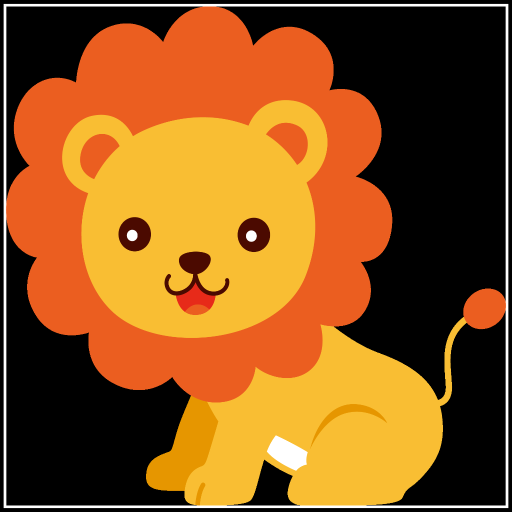
#> input picture assignment31/inputs/input_3_lion.png, 1024 x 1024 px, found by its file name (shown at 1/2 size)
$ python 3.py   (older library calls are emulated)
#> lines starting #> are read from the running program, lines starting #| are printed output that depends on the picture; pictures that were not available may be replaced by others from this repository, and a replacement may not be noted

import cv2
import numpy as np

img_lion = cv2.imread ("inputs\input_3_lion.png" , cv2.IMREAD_GRAYSCALE)
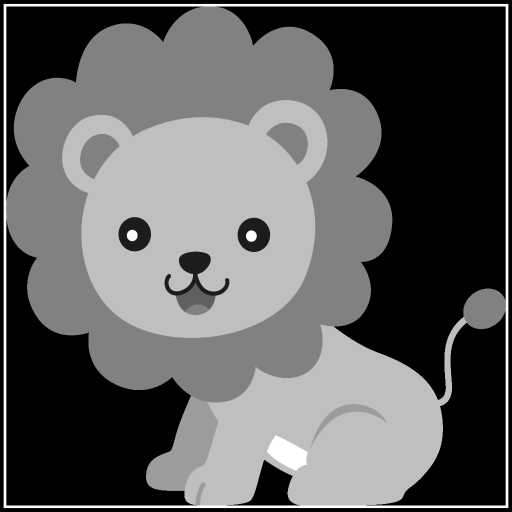
#> img_lion: shape (1024, 1024) (shown at 1/2 size); min 0, max 255, mean 95.6
img_spider = cv2.imread ("inputs\input_3_spider.webp", cv2.IMREAD_GRAYSCALE)
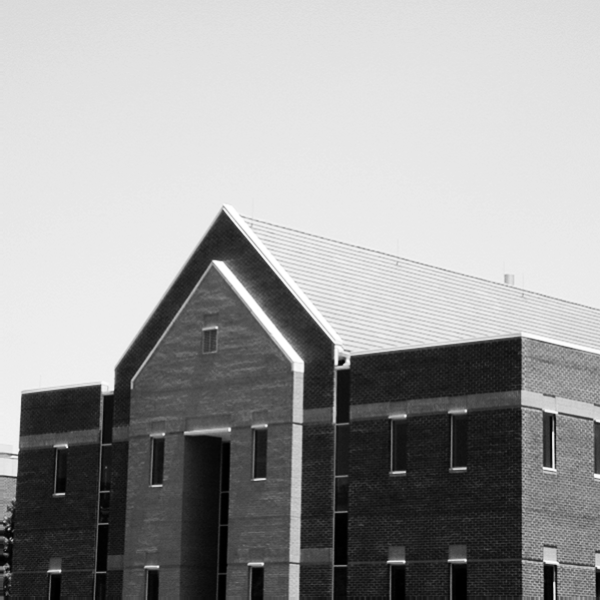
#> input picture assignment31/inputs/input_4.png, 600 x 600 px, given in place of input_3_spider.webp, which was not available
#> img_spider is the input picture: shape (600, 600); min 0, max 255, mean 155.8

l_rows , l_cols = img_lion.shape
#> l_rows = 1024; l_cols = 1024
s_rows , s_cols = img_spider.shape
#> s_rows = 600; s_cols = 600

result_lion = np.zeros ((l_rows , l_cols) , dtype = np.uint8)
result_spider = np.zeros ((s_rows , s_cols) , dtype = np.uint8)

#lion edge detection ==> Sobel Operator
filter_1 = np.array ([[-1 , -1 , -1] ,
                      [-1 , 8 , -1] ,
                      [-1 , -1 , -1]] , dtype = np.uint8)

for i_l in range (1 , l_rows - 1) :
    for j_l in range (1 , l_cols - 1) :
        small_lion = img_lion [i_l - 1 : i_l + 2 , j_l - 1 : j_l + 2]
        result_lion [i_l , j_l] = np.sum (filter_1 * small_lion)
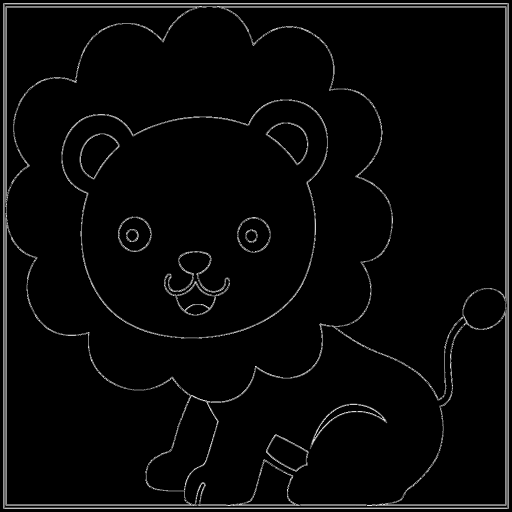
#> result_lion: shape (1024, 1024) (shown at 1/2 size); min 0, max 255, mean 7.6

# spider edge detection ==> Laplacian Operator
blur_spider = cv2.GaussianBlur (img_spider , (3 , 3) , 0)
result_spider = cv2.Laplacian (blur_spider , cv2.CV_64F , ksize = 5)
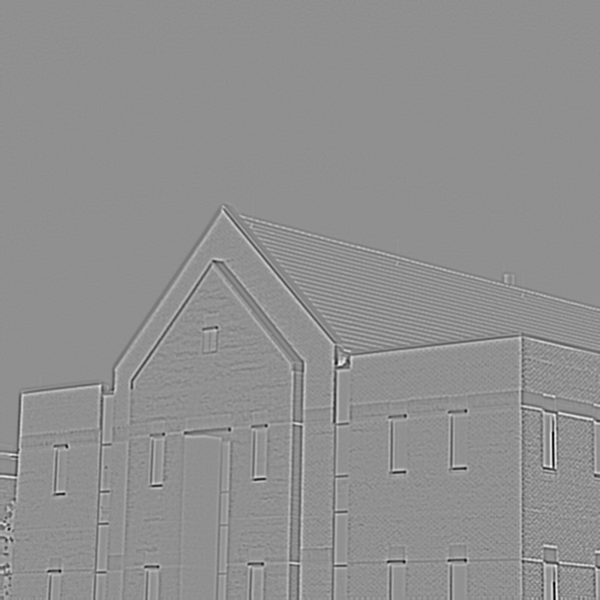
#> result_spider: shape (600, 600) float64; min -4678, max 3586, mean 0; drawn with min black and max white

cv2.imwrite ("outputs\output_3_lion.jpg" , result_lion)
cv2.imwrite ("outputs\output_3_spider.jpg" , result_spider)
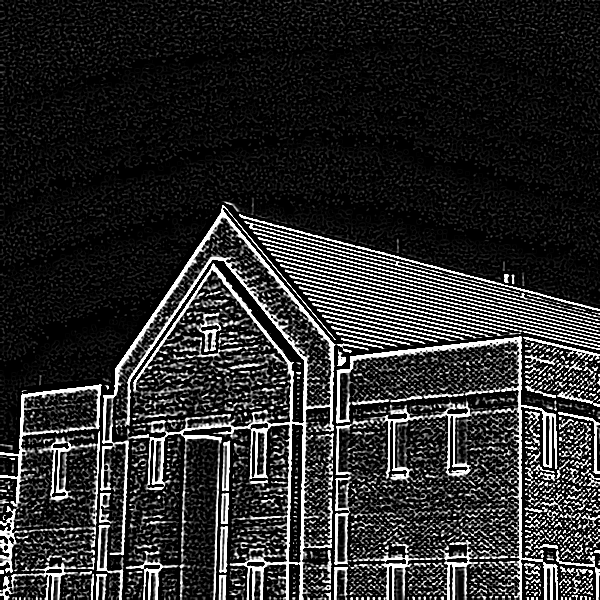
#> saved as output_3_spider.jpg: shape (600, 600); min 0, max 255, mean 43.4
